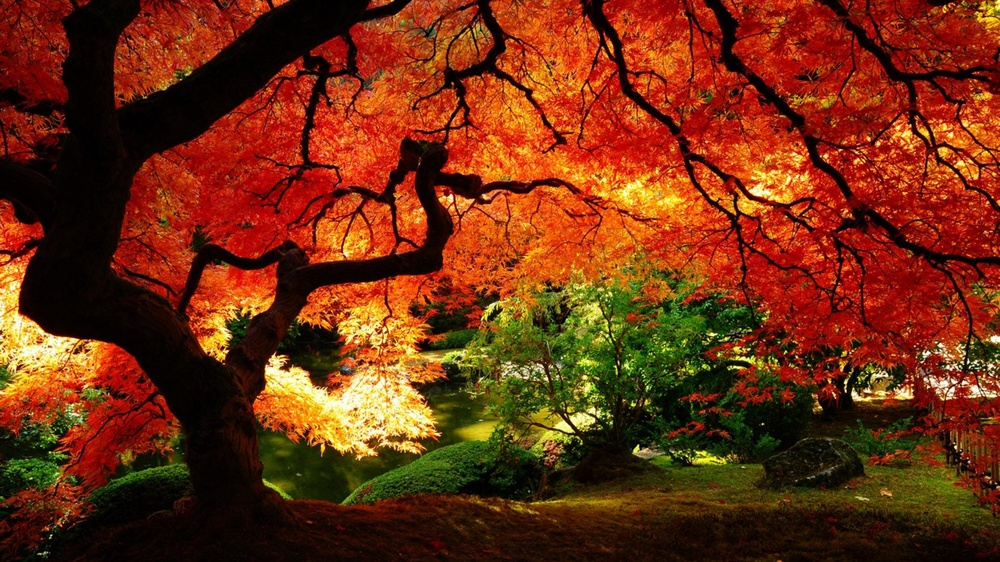
#> input picture pylab/123.jpg, 1000 x 562 px, shrunk from 1920 x 1080 before the run
$ python learn.py
#> lines starting #> are read from the running program, lines starting #| are printed output that depends on the picture
import numpy as np
import matplotlib.pyplot as pt
from skimage import io
x = np.arange(0 , 360)
y = np.sin( x * np.pi / 180.0)
pt.plot(x,y)
pt.xlim(0,360)
pt.ylim(-1.2,1.2)
pt.title("SIN function")
pt.show()
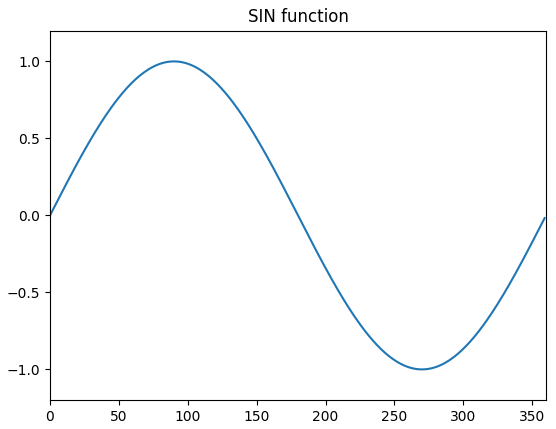
#> figure drawn by matplotlib, 1 panel; curve peaks at x = 90, y = 1

img=io.imread('123.jpg')
#> img is the input picture: shape (562, 1000, 3); mean R, G, B 111.5, 47, 16.6
pt.subplot(2,2,1)
pt.subplot(2, 2, 1)  # 将窗口分为两行两列四个子图，则可显示四幅图片
pt.title('origin image')  # 第一幅图片标题
pt.imshow(img)  # 绘制第一幅图片

print(img.shape)
#| (562, 1000, 3)
print(img[:, :, 0].shape)
#| (562, 1000)


pt.subplot(2, 2, 2)  # 第二个子图
pt.title('R channel')  # 第二幅图片标题
pt.imshow(img[:, :, 0], pt.cm.gray)  # 绘制第二幅图片,且为灰度图
pt.axis('off')  # 不显示坐标尺寸

pt.subplot(2, 2, 3)  # 第三个子图
pt.title('G channel')  # 第三幅图片标题
pt.imshow(img[:, :, 1], pt.cm.gray)  # 绘制第三幅图片,且为灰度图
pt.axis('off')  # 不显示坐标尺寸

pt.subplot(2, 2, 4)  # 第四个子图
pt.title('B channel')  # 第四幅图片标题
pt.imshow(img[:, :, 2], pt.cm.gray)  # 绘制第四幅图片,且为灰度图
pt.axis('off')  # 不显示坐标尺寸


pt.savefig('hah.png')
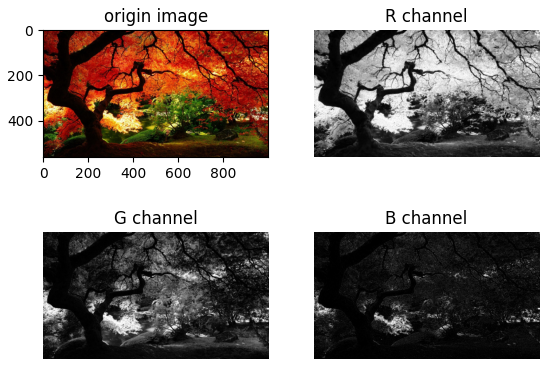
#> figure drawn by matplotlib, 4 panels
pt.show()
